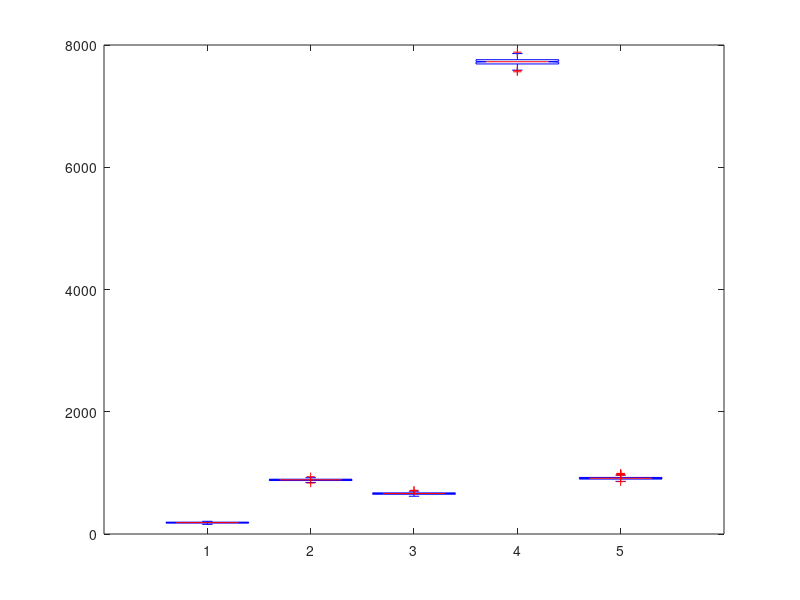
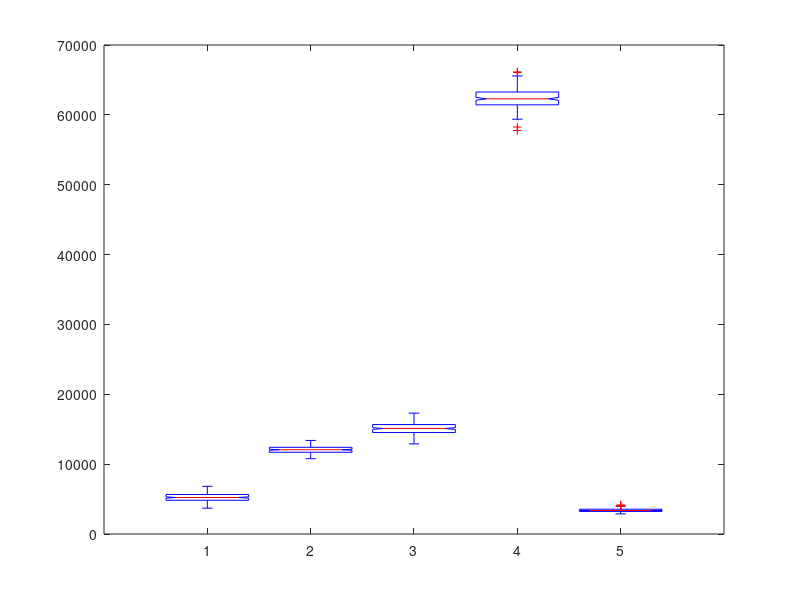
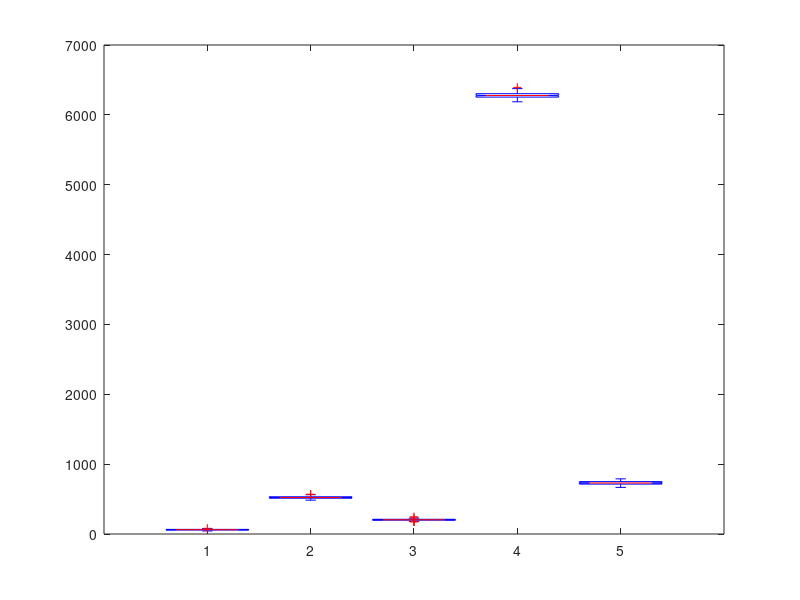
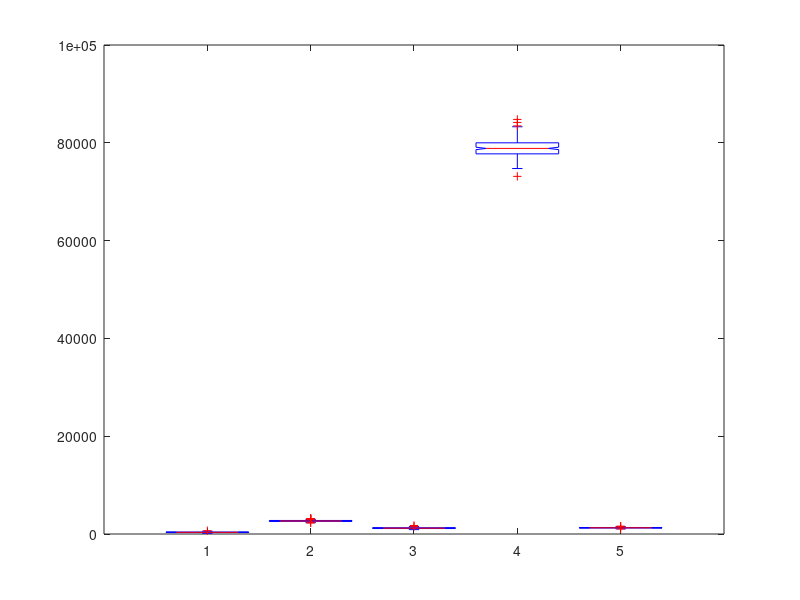

Here is the MATLAB script that generated these plots, in order: (Note: this script raises an error after producing the figures.)
%% Model comparison: usage and collisions by room type
% Loads the usage and collision statistics produced by each model, tests
% whether outcome depends on room type, ranks the room types, and compares
% those rankings against the survey rankings using Kendall tau distance.

clearvars; close all; clc;
resultsDir = fullfile(fileparts(mfilename('fullpath')), '..', 'results');
if ~isfolder(resultsDir), mkdir(resultsDir); end

load("diaries.mat", "diaryPatterns")

%% Load model use and collision data
% Each file holds useData and collisionData, both 200 x 13: iterations by
% room type. useData is person-hours, collisionData is co-occurrence counts.

load('fullModel_data.mat')
fmUseData = useData;
fmColData = collisionData;

load('eqProbModel_data.mat')
epUseData = useData;
epColData = collisionData;

load('randProbModel_data.mat')
rpUseData = useData;
rpColData = collisionData;

load('randTopModel_data.mat')
rtUseData = useData;
rtColData = collisionData;

modelLabels = ["Full Model", "Equal Probability", "Random Probability", "Random Topology"];

%% Kruskal-Wallis tests and multiple comparisons
% Columns 3, 4, 5, 6 and 8 are the five room types the survey asked about:
% community assembly, stairs, elevator, hallway, bathroom.
surveyCols = [3 4 5 6 8];

[p, tbl, stats] = kruskalwallis(fmUseData(:,surveyCols));
c = multcompare(stats);

[p, tbl, stats] = kruskalwallis(fmColData(:,surveyCols));
c = multcompare(stats);

%%

[p, tbl, stats] = kruskalwallis(epUseData(:,surveyCols));
c = multcompare(stats);

[p, tbl, stats] = kruskalwallis(epColData(:,surveyCols));
c = multcompare(stats);

%%

[p, tbl, stats] = kruskalwallis(rpUseData(:,surveyCols));
c = multcompare(stats);

[p, tbl, stats] = kruskalwallis(rpColData(:,surveyCols));
c = multcompare(stats);

%%

[p, tbl, stats] = kruskalwallis(rtUseData(:,surveyCols));
c = multcompare(stats);

[p, tbl, stats] = kruskalwallis(rtColData(:,surveyCols));
c = multcompare(stats);

%% Ranking distances from the survey
% Each vector is an ordering of the five room types from least to most, coded
% C = 1, S = 2, E = 3, H = 4, B = 5:
%
%   survey_use = [C S E B H];   survey_col = [B S E C H];
%   fm_use     = [C E S B H];   fm_col     = [B C S E H];
%   ep_use     = [C E S B H];   ep_col     = [C E B S H];
%   rp_use     = [C E S B H];   rp_col     = [C E S B H];
%   rt_use     = [C E S B H];   rt_col     = [C S B E H];

survey_use = [1 2 3 5 4];
survey_col = [5 2 3 1 4];

fm_use = [1 3 2 5 4];
fm_col = [5 1 2 3 4];

ep_use = [1 3 2 5 4];
ep_col = [1 3 5 2 4];

rp_use = [1 3 2 5 4];
rp_col = [1 3 2 5 4];

rt_use = [1 3 2 5 4];
rt_col = [1 2 5 3 4];

use_rankings = {fm_use, ep_use, rp_use, rt_use};
col_rankings = {fm_col, ep_col, rp_col, rt_col};

for i = 1:length(use_rankings)
    use_dist = kendallTauDistance(survey_use, use_rankings{i});
    col_dist = kendallTauDistance(survey_col, col_rankings{i});
    disp(modelLabels(i) + " Ranking Distance from Survey:")
    disp("usage ranking distance is: " + use_dist)
    disp("collision ranking distance is: " + col_dist)
end

%% Mean usage by room type, all models
% Friend's dorm (row 2) is dropped: no node carries that room type, so every
% model reports zero for it.
useKeep = setdiff(1:13, 2);
useLabels = {'My dorm','Comm. Assembly','Stairs','Elevators','Hallways', ...
    'Kitchens','Bathrooms','LLC Lounges','Mezzanine','Other','Outside','Lounges'};

combinedUseDataMean = [mean(fmUseData)' mean(epUseData)' mean(rpUseData)' mean(rtUseData)'];
combinedUseDataSd   = [std(fmUseData)'  std(epUseData)'  std(rpUseData)'  std(rtUseData)'];
combinedUseDataMean = combinedUseDataMean(useKeep,:);
combinedUseDataSd   = combinedUseDataSd(useKeep,:);

figure
b = bar(combinedUseDataMean);
hold on
for k = 1:size(combinedUseDataMean,2)
    errorbar(b(k).XEndPoints, combinedUseDataMean(:,k), combinedUseDataSd(:,k), ...
        'k', 'linestyle', 'none');
end
hold off
xlabel('Room type', 'FontSize', 20);
xticklabels(useLabels)
ylabel('Average total time (hrs) spent in room type', 'FontSize', 20);
title('Comparison of average total use time across models', 'FontSize', 24)
legend(modelLabels, 'FontSize', 18);
set(gcf,'PaperPosition',[0,0,11,8.5]);
print('-dpng',fullfile(resultsDir,'meanUseModelComp.png'))

%% Mean collisions by room type, all models
% Friend's dorm, other and outside (rows 2, 11, 12) are dropped: collisions
% there are not meaningful for the same reason.
colKeep = setdiff(1:13, [2 11 12]);
colLabels = {'My dorm','Comm. Assembly','Stairs','Elevators','Hallways', ...
    'Kitchens','Bathrooms','LLC Lounges','Mezzanine','Lounges'};

combinedColDataMean = [mean(fmColData)' mean(epColData)' mean(rpColData)' mean(rtColData)'];
combinedColDataSd   = [std(fmColData)'  std(epColData)'  std(rpColData)'  std(rtColData)'];
combinedColDataMean = combinedColDataMean(colKeep,:);
combinedColDataSd   = combinedColDataSd(colKeep,:);

figure
b = bar(combinedColDataMean);
hold on
for k = 1:size(combinedColDataMean,2)
    errorbar(b(k).XEndPoints, combinedColDataMean(:,k), combinedColDataSd(:,k), ...
        'k', 'linestyle', 'none');
end
hold off
xlabel('Room type', 'FontSize', 20);
xticklabels(colLabels)
ylabel('Average number of collisions in room type', 'FontSize', 20);
title('Comparison of average number of collisions across models', 'FontSize', 24)
legend(modelLabels, 'FontSize', 18);
set(gcf,'PaperPosition',[0,0,11,8.5]);
print('-dpng',fullfile(resultsDir,'meanColModelComp.png'))
